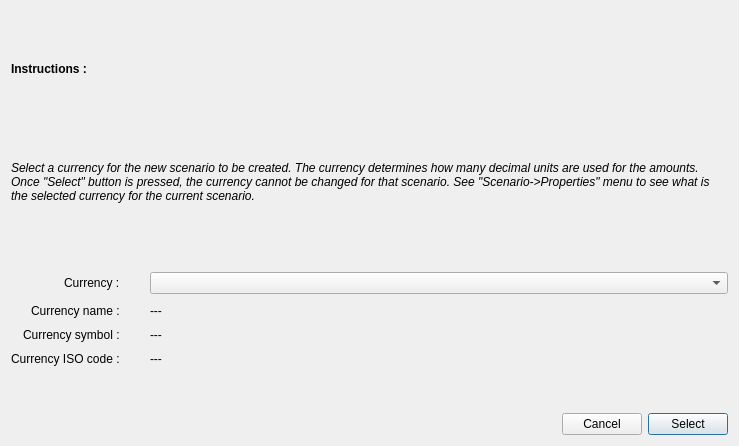
<?xml version="1.0" encoding="UTF-8"?>
<ui version="4.0">
 <class>SelectCurrencyDialog</class>
 <widget class="QDialog" name="SelectCurrencyDialog">
  <property name="geometry">
   <rect>
    <x>0</x>
    <y>0</y>
    <width>739</width>
    <height>446</height>
   </rect>
  </property>
  <property name="windowTitle">
   <string>Select currency</string>
  </property>
  <layout class="QVBoxLayout" name="verticalLayout_2">
   <item>
    <layout class="QVBoxLayout" name="verticalLayout">
     <item>
      <widget class="QLabel" name="label">
       <property name="font">
        <font>
         <bold>true</bold>
        </font>
       </property>
       <property name="text">
        <string>Instructions : </string>
       </property>
      </widget>
     </item>
     <item>
      <widget class="QLabel" name="instructions">
       <property name="font">
        <font>
         <italic>true</italic>
        </font>
       </property>
       <property name="text">
        <string>Select a currency for the new scenario to be created. The currency determines how many decimal units are used for the amounts. Once &quot;Select&quot; button is pressed, the currency cannot be changed for that scenario. See &quot;Scenario-&gt;Properties&quot; menu to see what is the selected currency for the current scenario.
</string>
       </property>
       <property name="wordWrap">
        <bool>true</bool>
       </property>
      </widget>
     </item>
     <item>
      <spacer name="verticalSpacer_3">
       <property name="orientation">
        <enum>Qt::Orientation::Vertical</enum>
       </property>
       <property name="sizeType">
        <enum>QSizePolicy::Policy::Fixed</enum>
       </property>
       <property name="sizeHint" stdset="0">
        <size>
         <width>10</width>
         <height>20</height>
        </size>
       </property>
      </spacer>
     </item>
     <item>
      <layout class="QHBoxLayout" name="horizontalLayout_3">
       <item>
        <layout class="QFormLayout" name="formLayout">
         <property name="horizontalSpacing">
          <number>30</number>
         </property>
         <property name="verticalSpacing">
          <number>10</number>
         </property>
         <property name="labelAlignment">
          <set>Qt::AlignmentFlag::AlignRight|Qt::AlignmentFlag::AlignTrailing|Qt::AlignmentFlag::AlignVCenter</set>
         </property>
         <item row="3" column="0">
          <widget class="QLabel" name="label_3">
           <property name="font">
            <font>
             <bold>false</bold>
            </font>
           </property>
           <property name="text">
            <string>Currency ISO code :</string>
           </property>
          </widget>
         </item>
         <item row="2" column="0">
          <widget class="QLabel" name="label_4">
           <property name="font">
            <font>
             <bold>false</bold>
            </font>
           </property>
           <property name="text">
            <string>Currency symbol :</string>
           </property>
          </widget>
         </item>
         <item row="1" column="0">
          <widget class="QLabel" name="label_5">
           <property name="font">
            <font>
             <bold>false</bold>
            </font>
           </property>
           <property name="text">
            <string>Currency name :</string>
           </property>
          </widget>
         </item>
         <item row="1" column="1">
          <widget class="QLabel" name="selectedCurrencyNameLabel">
           <property name="text">
            <string>---</string>
           </property>
          </widget>
         </item>
         <item row="2" column="1">
          <widget class="QLabel" name="selectedCurrencySymbolLabel">
           <property name="text">
            <string>---</string>
           </property>
           <property name="alignment">
            <set>Qt::AlignmentFlag::AlignLeft|Qt::AlignmentFlag::AlignVCenter</set>
           </property>
           <property name="layoutDirection">
            <enum>Qt::LayoutDirection::LeftToRight</enum>
           </property>
          </widget>
         </item>
         <item row="3" column="1">
          <widget class="QLabel" name="selectedCurrencyIsoCodeLabel">
           <property name="text">
            <string>---</string>
           </property>
          </widget>
         </item>
         <item row="0" column="0">
          <widget class="QLabel" name="label_2">
           <property name="font">
            <font>
             <bold>false</bold>
            </font>
           </property>
           <property name="text">
            <string>Currency :</string>
           </property>
          </widget>
         </item>
         <item row="0" column="1">
          <widget class="QComboBox" name="currenciesComboBox">
           <property name="sizePolicy">
            <sizepolicy hsizetype="Preferred" vsizetype="Preferred">
             <horstretch>0</horstretch>
             <verstretch>0</verstretch>
            </sizepolicy>
           </property>
          </widget>
         </item>
        </layout>
       </item>
      </layout>
     </item>
     <item>
      <spacer name="verticalSpacer">
       <property name="orientation">
        <enum>Qt::Orientation::Vertical</enum>
       </property>
       <property name="sizeType">
        <enum>QSizePolicy::Policy::Fixed</enum>
       </property>
       <property name="sizeHint" stdset="0">
        <size>
         <width>20</width>
         <height>20</height>
        </size>
       </property>
      </spacer>
     </item>
     <item>
      <layout class="QHBoxLayout" name="horizontalLayout">
       <item>
        <spacer name="horizontalSpacer">
         <property name="orientation">
          <enum>Qt::Orientation::Horizontal</enum>
         </property>
         <property name="sizeHint" stdset="0">
          <size>
           <width>40</width>
           <height>20</height>
          </size>
         </property>
        </spacer>
       </item>
       <item>
        <widget class="QPushButton" name="cancelPushButton">
         <property name="text">
          <string>Cancel</string>
         </property>
         <property name="autoDefault">
          <bool>false</bool>
         </property>
        </widget>
       </item>
       <item>
        <widget class="QPushButton" name="selectPushButton">
         <property name="text">
          <string>Select</string>
         </property>
         <property name="autoDefault">
          <bool>false</bool>
         </property>
         <property name="default">
          <bool>true</bool>
         </property>
        </widget>
       </item>
      </layout>
     </item>
    </layout>
   </item>
  </layout>
 </widget>
 <resources/>
 <connections/>
</ui>
